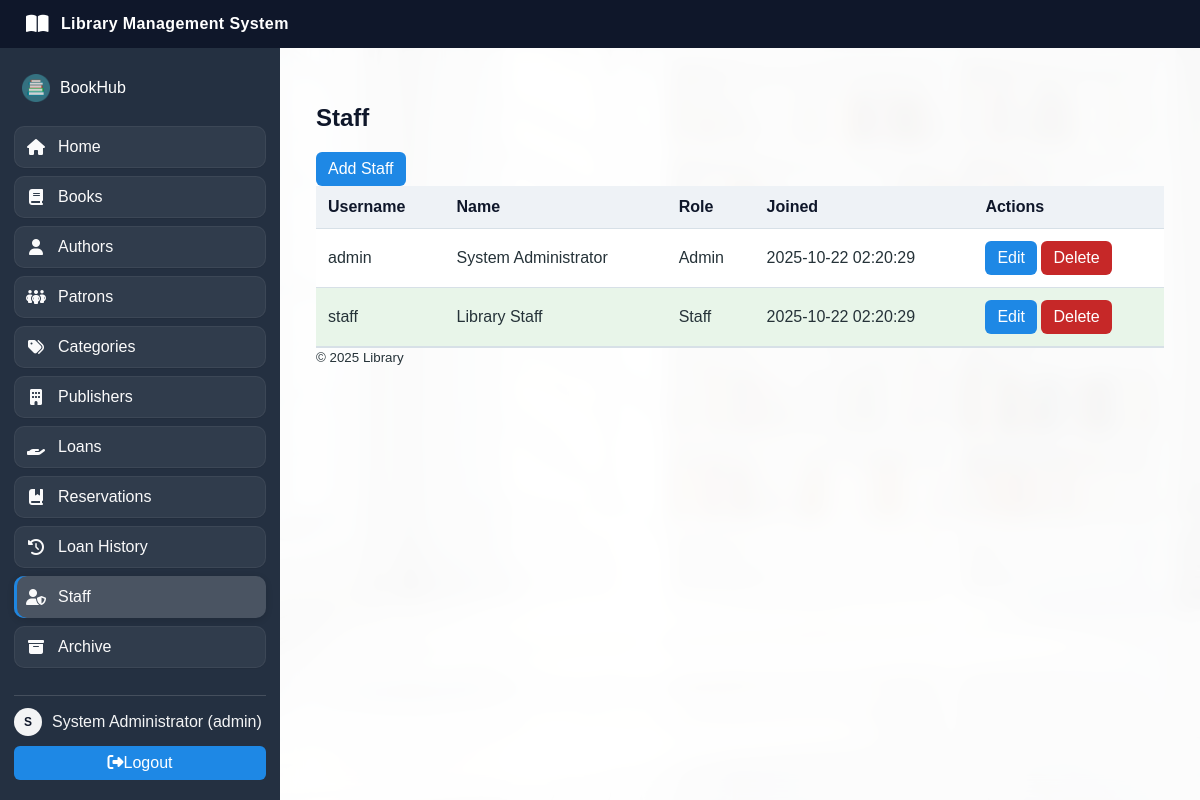
/staff.php (signed in), run on the app's committed database.
### tables this page shows
CREATE TABLE staff (
  id INT AUTO_INCREMENT PRIMARY KEY,
  username VARCHAR(100) NOT NULL UNIQUE,
  password_hash VARCHAR(255) NOT NULL,
  password VARCHAR(255) NULL,
  full_name VARCHAR(150) NOT NULL,
  role ENUM('admin','staff') NOT NULL DEFAULT 'staff',
  created_at TIMESTAMP DEFAULT CURRENT_TIMESTAMP
);

### auth.php (called while the page is built, shortened)
<?php
function current_user(): ?array {
	return $_SESSION['user'] ?? null;
}

### staff.php (the view, shortened to what this page needs)
<?php
require_once __DIR__ . '/auth.php';
function h(string $s): string { return htmlspecialchars($s, ENT_QUOTES, 'UTF-8'); }
$action = $_GET['action'] ?? '';
$id = isset($_GET['id']) ? (int)$_GET['id'] : 0;
include __DIR__ . '/header.php';
?>
<h2>Staff</h2>
<?php if ($action === 'add' || ($action === 'edit' && $id)): ?>
<?php
	$staff = ['username'=>'','full_name'=>'','role'=>'staff'];
	if ($action === 'edit') {
		$stmt = $mysqli->prepare('SELECT * FROM staff WHERE id=?');
		$stmt->bind_param('i', $id);
		$stmt->execute();
		$staff = $stmt->get_result()->fetch_assoc();
	}
?>
<h3><?php echo $action === 'add' ? 'Add' : 'Edit'; ?> Staff</h3>
<form method="post" action="staff.php?action=save<?php echo $id?('&id='.$id):''; ?>">
	<div>
		<label>Username</label><br>
		<input type="text" name="username" required value="<?php echo h($staff['username']); ?>">
	</div>
	<div>
		<label>Full Name</label><br>
		<input type="text" name="full_name" required value="<?php echo h($staff['full_name']); ?>">
	</div>
	<div>
		<label>Role</label><br>
		<select name="role">
			<option value="staff" <?php echo $staff['role']==='staff'?'selected':''; ?>>Staff</option>
			<option value="admin" <?php echo $staff['role']==='admin'?'selected':''; ?>>Admin</option>
		</select>
	</div>
	<div>
		<label>Password <?php echo $action==='edit'?'(leave blank to keep)':""; ?></label><br>
		<input type="password" name="password">
	</div>
	<button class="btn" type="submit">Save</button>
	<a class="btn" href="staff.php">Back</a>
</form>
<?php else: ?>
<a class="btn" href="staff.php?action=add">Add Staff</a>
<?php $res = $mysqli->query('SELECT id, username, full_name, role, created_at FROM staff ORDER BY created_at DESC'); ?>
<table>
	<tr>
		<th>Username</th>
		<th>Name</th>
		<th>Role</th>
		<th>Joined</th>
		<th>Actions</th>
	</tr>
	<?php while ($row = $res->fetch_assoc()): ?>
	<tr>
		<td><?php echo h($row['username']); ?></td>
		<td><?php echo h($row['full_name']); ?></td>
		<td><?php echo h(ucfirst($row['role'])); ?></td>
		<td><?php echo h($row['created_at']); ?></td>
		<td>
			<a class="btn" href="staff.php?action=edit&id=<?php echo (int)$row['id']; ?>">Edit</a>
			<a class="btn red" href="staff.php?action=delete&id=<?php echo (int)$row['id']; ?>" onclick="return confirm('Delete this staff user?');">Delete</a>
		</td>
	</tr>
	<?php endwhile; ?>
</table>
<?php endif; ?>
<?php include __DIR__ . '/footer.php';

### header.php (shortened to what this page needs)
<?php
require_once __DIR__ . '/auth.php';
$user = current_user();
$current = basename($_SERVER['PHP_SELF']);
?>
<!DOCTYPE html>
<html>
<head>
	<link rel="stylesheet" href="https://cdnjs.cloudflare.com/ajax/libs/font-awesome/6.5.0/css/all.min.css" />
	<link rel="stylesheet" href="assets/styles.css">
</head>
<body style="background-image: url('assets/images/back1.jpg'); background-size: cover; background-position: center; background-attachment: fixed; background-repeat: no-repeat;">
<div class="topbar">
	<div class="brand"><i class="fa-solid fa-book-open"></i><span>Library Management System</span></div>
</div>
<?php if ($user): ?>
<div class="layout">
	<aside class="sidebar" style="font-size:16px;">
		<div class="logo"><img src="assets/images/logo.png" alt="Logo"><span>BookHub</span></div>
		<nav class="menu">
			<a href="index.php" class="menu-item <?php echo $current==='index.php'?'active':''; ?>"><i class="fa-solid fa-house"></i><span>Home</span></a>
			<a href="books.php" class="menu-item <?php echo $current==='books.php'?'active':''; ?>"><i class="fa-solid fa-book"></i><span>Books</span></a>
			<a href="authors.php" class="menu-item <?php echo $current==='authors.php'?'active':''; ?>"><i class="fa-solid fa-user"></i><span>Authors</span></a>
			<a href="patrons.php" class="menu-item <?php echo $current==='patrons.php'?'active':''; ?>"><i class="fa-solid fa-people-group"></i><span>Patrons</span></a>
			<a href="categories.php" class="menu-item <?php echo $current==='categories.php'?'active':''; ?>"><i class="fa-solid fa-tags"></i><span>Categories</span></a>
			<a href="publishers.php" class="menu-item <?php echo $current==='publishers.php'?'active':''; ?>"><i class="fa-solid fa-building"></i><span>Publishers</span></a>
			<a href="loans.php" class="menu-item <?php echo $current==='loans.php'?'active':''; ?>"><i class="fa-solid fa-hand-holding"></i><span>Loans</span></a>
			<a href="reservations.php" class="menu-item <?php echo $current==='reservations.php'?'active':''; ?>"><i class="fa-solid fa-book-bookmark"></i><span>Reservations</span></a>
			<a href="loan_history.php" class="menu-item <?php echo $current==='loan_history.php'?'active':''; ?>"><i class="fa-solid fa-clock-rotate-left"></i><span>Loan History</span></a>
			<?php if ($user && $user['role'] === 'admin'): ?>
				<a href="staff.php" class="menu-item <?php echo $current==='staff.php'?'active':''; ?>"><i class="fa-solid fa-user-shield"></i><span>Staff</span></a>
				<a href="archive.php" class="menu-item <?php echo $current==='archive.php'?'active':''; ?>"><i class="fa-solid fa-box-archive"></i><span>Archive</span></a>
			<?php endif; ?>
		</nav>
		<div class="sidebar-footer">
			<div class="user-inline">
				<?php
				$profile_image = "assets/images/staff/" . $user['id'] . ".jpg";
				$default_avatar = !file_exists($profile_image);
				?>
				<div class="avatar" <?php if (!$default_avatar): ?>style="background-image: url('<?php echo $profile_image; ?>'); background-size: cover; background-position: center;"<?php endif; ?>>
					<?php if ($default_avatar): ?>
						<?php echo strtoupper(substr($user['full_name'] ?? $user['username'], 0, 1)); ?>
					<?php endif; ?>
				</div>
				<span class="name"><?php echo htmlspecialchars($user['full_name']); ?> (<?php echo htmlspecialchars($user['role']); ?>)</span>
			</div>
			<a class="btn w-full" href="logout.php"><i class="fa-solid fa-right-from-bracket"></i><span>Logout</span></a>
		</div>
	</aside>
	<main class="content">
		<div class="container">
<?php endif; ?>

### footer.php
<?php $isLoggedIn = isset($_SESSION['user']); ?>
<hr>
<footer>
	<small>&copy; <?php echo date('Y'); ?> Library</small>
</footer>
<?php if ($isLoggedIn): ?>
		</div>
	</main>
</div>
<?php else: ?>
</div>
<?php endif; ?>
</body>
</html>

### assets/styles.css (style rules this page uses)
:root { --green-600: #2e7d32; --green-700: #1b5e20; --green-100: #e8f5e9; --brown-700: #243041; --brown-600: #1b2735; --brown-100: #eef2f6; --text-900: #253238; --text-700: #546e7a; --border: #d7e0e7; --bg: #f5f8fb; --red: #e53935; --blue: #1e88e5; }
body { font-family: Arial, sans-serif; margin: 0; color: var(--text-900); background: var(--bg); }
.topbar { height: 48px; background: #0f172a; color: #fff; display: flex; align-items: center; padding: 0 16px; box-shadow: 0 2px 6px rgba(0,0,0,0.15); }
.topbar .brand { color:#fff; }
.layout { display: grid; grid-template-columns: 280px 1fr; min-height: calc(100vh - 48px); }
.sidebar { background: var(--brown-700); color: #fff; display: flex; flex-direction: column; padding: 20px 14px; gap: 12px; }
.sidebar .logo { display:flex; align-items:center; gap:10px; padding: 6px 8px; margin-bottom: 6px; }
.sidebar .logo img { width: 28px; height: 28px; border-radius: 6px; object-fit: cover; }
.brand { display: flex; align-items: center; gap: 12px; font-weight: bold; letter-spacing: .4px; padding: 8px 10px; }
.brand i { font-size: 20px; }
.menu { display: grid; gap: 8px; }
.menu-item { color: #fff; text-decoration: none; padding: 12px 12px; border-radius: 10px; display: flex; align-items: center; gap: 12px; opacity: 0.98; background: rgba(255,255,255,0.06); box-shadow: 0 1px 0 rgba(0,0,0,0.06), inset 0 0 0 1px rgba(255,255,255,0.06); }
.menu-item i { width: 20px; text-align: center; }
.menu-item.active { background: rgba(255,255,255,0.18); box-shadow: inset 3px 0 0 0 var(--blue), 0 2px 8px rgba(0,0,0,0.14); }
.sidebar-footer { margin-top: auto; display: grid; gap: 10px; border-top: 1px solid rgba(255,255,255,0.15); padding-top: 12px; }
.user-inline { display: flex; align-items: center; gap: 10px; opacity: 0.95; }
.avatar { width: 28px; height: 28px; border-radius: 9999px; background: #fff; color: #0f172a; display: inline-flex; align-items: center; justify-content: center; font-weight: 700; font-size: 12px; }
.user-inline span.name { white-space: nowrap; overflow: hidden; text-overflow: ellipsis; }
.content { padding: 16px 16px 32px; background: rgba(255, 255, 255, 0.95); backdrop-filter: blur(10px); }
.container { padding: 20px; max-width: 1150px; margin: 0 auto; }
hr { border: none; border-top: 1px solid var(--border); margin: 0; }
h2, h3 { color: #0f172a; }
table { border-collapse: collapse; width: 100%; }
th, td { border-bottom: 1px solid var(--border); padding: 12px; }
th { background: var(--brown-100); text-align: left; color:#0f172a; }
tbody tr:nth-child(even) { background: #fff; }
tbody tr:nth-child(odd) { background: var(--green-100); }
.btn { padding: 8px 12px; background: var(--blue); color: #fff; text-decoration: none; border-radius: 6px; display:inline-block; }
.btn.red { background: #c62828; }
.btn.w-full { display: block; text-align: center; }

### data on the page
staff: username "admin", full_name "System Administrator", role "Admin", created_at "2025-10-22 02:20:29"
staff: username "staff", full_name "Library Staff", role "Staff", created_at "2025-10-22 02:20:29"

### other printed values
substr($user['full_name'] ?? $user['username'], 0, 1) "S"
$user['full_name'] "System Administrator"
$user['role'] "admin"
